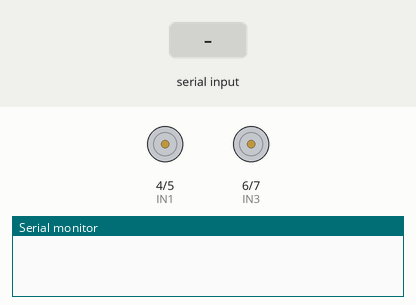
Recording of a sketch running on a simulated Arduino Uno, built with avr-gcc and run on an emulated ATmega328P. Shown: motor-driver pin pairs drawn as motors (green arrow = first pin HIGH = forward, orange = second pin HIGH = backward, longer = more drive, scaled by the enable pin), the last lines printed to the serial monitor. The test bench sets the inputs (shaded band).

Above: at 1.2 s.
1.3 s: "F" received over Serial
At 2.5 s:
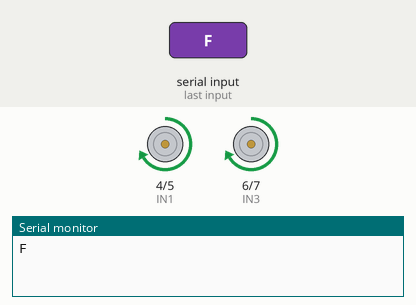
2.8 s: "B" received over Serial
At 3.9 s:
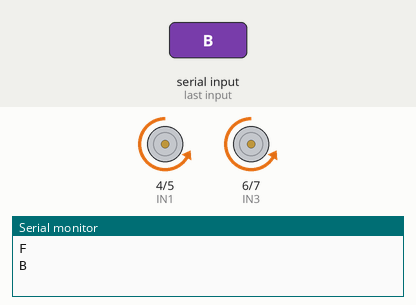
4.3 s: "L" received over Serial
At 5.0 s:
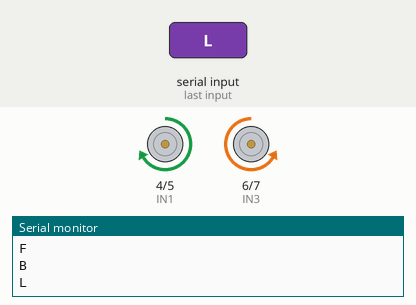
5.8 s: "R" received over Serial
At 6.2 s:
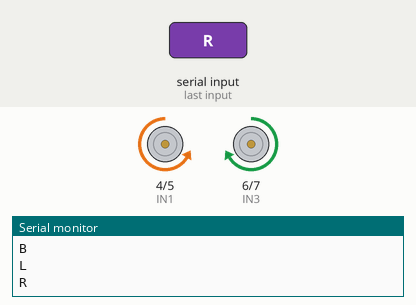
7.3 s: "G" received over Serial
At 8.5 s:
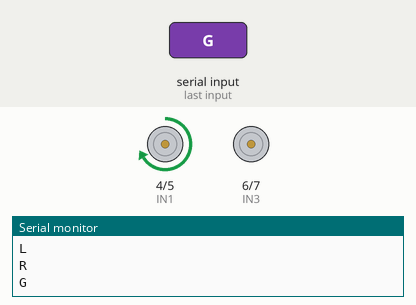
8.8 s: "I" received over Serial
At 9.6 s:
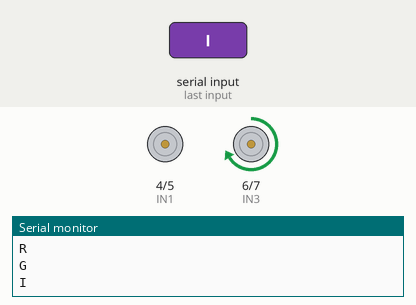
Timing chart, 0 to 11.3 s (numbered marks = the images above; inputs shaded):
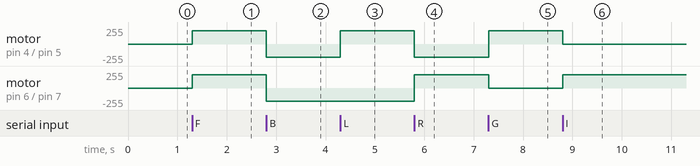

The sketch:

joystick_voice_control.ino
```cpp
char command;

// Motor Driver Pins
#define ENA 3   // Left motor speed
#define ENB 9   // Right motor speed
#define IN1 4   // Right motor input 1
#define IN2 5   // Right motor input 2
#define IN3 6   // Left motor input 1
#define IN4 7   // Left motor input 2


#define SPEED 200     // Motor speed

void setup() {
  Serial.begin(9600);

  pinMode(ENA, OUTPUT);
  pinMode(ENB, OUTPUT);
  pinMode(IN1, OUTPUT);
  pinMode(IN2, OUTPUT);
  pinMode(IN3, OUTPUT);
  pinMode(IN4, OUTPUT);


  analogWrite(ENA, SPEED);
  analogWrite(ENB, SPEED);

  stopMotors();

}

void loop() {
  if (Serial.available()) {
    command = Serial.read();
    Serial.println(command);

    switch (command) {
      case 'F': forward(); break;
      case 'B': backward(); break;
      case 'L': turnLeft(); break;
      case 'R': turnRight(); break;
      case 'G': forwardLeft(); break;
      case 'I': forwardRight(); break;
      case 'H': backLeft(); break;
      case 'J': backRight(); break;

      case 'S': stopMotors(); break;
      default:  stopMotors(); break;
    }
  }
}

// Movement Functions
void forward() {
  digitalWrite(IN1, HIGH); digitalWrite(IN2, LOW);
  digitalWrite(IN3, HIGH); digitalWrite(IN4, LOW);
}

void backward() {
  digitalWrite(IN1, LOW); digitalWrite(IN2, HIGH);
  digitalWrite(IN3, LOW); digitalWrite(IN4, HIGH);
}

void turnLeft() {
  digitalWrite(IN1, HIGH); digitalWrite(IN2, LOW);
  digitalWrite(IN3, LOW);  digitalWrite(IN4, HIGH);
}

void turnRight() {
  digitalWrite(IN1, LOW);  digitalWrite(IN2, HIGH);
  digitalWrite(IN3, HIGH); digitalWrite(IN4, LOW);
}

void forwardLeft() {
  digitalWrite(IN1, HIGH); digitalWrite(IN2, LOW);  // Right motor
  digitalWrite(IN3, LOW);  digitalWrite(IN4, LOW);  // Left motor slow/stop
}

void forwardRight() {
  digitalWrite(IN1, LOW);  digitalWrite(IN2, LOW);  // Right motor slow/stop
  digitalWrite(IN3, HIGH); digitalWrite(IN4, LOW);  // Left motor
}

void backLeft() {
  digitalWrite(IN1, LOW);  digitalWrite(IN2, HIGH);
  digitalWrite(IN3, LOW);  digitalWrite(IN4, LOW);
}

void backRight() {
  digitalWrite(IN1, LOW);  digitalWrite(IN2, LOW);
  digitalWrite(IN3, LOW);  digitalWrite(IN4, HIGH);
}

void stopMotors() {
  digitalWrite(IN1, LOW); digitalWrite(IN2, LOW);
  digitalWrite(IN3, LOW); digitalWrite(IN4, LOW);
}
```

Measured:
- after the input at 1.3 s, motor on pin 4 (IN1) / pin 5 (IN2), motor on pin 6 (IN3) / pin 7 (IN4): stopped → forward 200/255 at once
- after the input at 2.8 s, motor on pin 4 (IN1) / pin 5 (IN2), motor on pin 6 (IN3) / pin 7 (IN4): forward 200/255 → backward 200/255 at once
- after the input at 4.3 s, motor on pin 4 (IN1) / pin 5 (IN2): backward 200/255 → forward 200/255 at once
- after the input at 5.8 s, motor on pin 4 (IN1) / pin 5 (IN2): forward 200/255 → backward 200/255 at once; motor on pin 6 (IN3) / pin 7 (IN4): backward 200/255 → forward 200/255 at once
- after the input at 7.3 s, motor on pin 4 (IN1) / pin 5 (IN2): backward 200/255 → forward 200/255 at once; motor on pin 6 (IN3) / pin 7 (IN4): forward 200/255 → stopped at once
- after the input at 8.8 s, motor on pin 4 (IN1) / pin 5 (IN2): forward 200/255 → stopped at once; motor on pin 6 (IN3) / pin 7 (IN4): stopped → forward 200/255 at once
